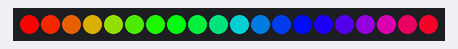
A sketch run on a simulated ESP32. Shown: 20 RGB LEDs in strip order, left to right.

Above: at 0.15 s.
At 5.02 s:
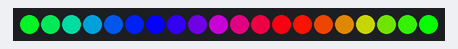
At 9.59 s:
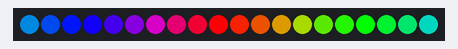
At 19.94 s:
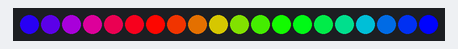
At 30.29 s:
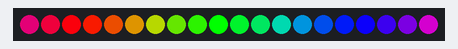
At 39.73 s:
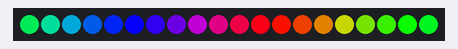

The sketch:

basic_rainbow.ino
```cpp
#include "Freenove_WS2812_Lib_for_ESP32.h"

#define LEDS_COUNT  20
#define LEDS_PIN	13
#define CHANNEL		0

Freenove_ESP32_WS2812 strip = Freenove_ESP32_WS2812(LEDS_COUNT, LEDS_PIN, CHANNEL);

void setup() {
  strip.begin();
}

void loop() {
  for (int j = 0; j < 255; j += 1) {
    for (int i = 0; i < LEDS_COUNT; i++) {
      strip.setLedColorData(i, strip.Wheel((i * 256 / LEDS_COUNT + j) & 255));
    }
    strip.show();
    delay(5);
  }
}
```
